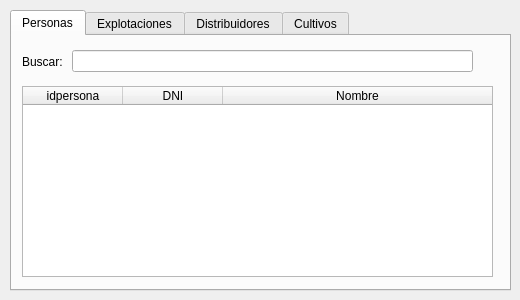
<?xml version="1.0" encoding="UTF-8"?>
<ui version="4.0">
 <class>Dialog</class>
 <widget class="QDialog" name="Dialog">
  <property name="geometry">
   <rect>
    <x>0</x>
    <y>0</y>
    <width>520</width>
    <height>300</height>
   </rect>
  </property>
  <property name="minimumSize">
   <size>
    <width>520</width>
    <height>300</height>
   </size>
  </property>
  <property name="maximumSize">
   <size>
    <width>520</width>
    <height>300</height>
   </size>
  </property>
  <property name="windowTitle">
   <string>Datos de Trabajo</string>
  </property>
  <widget class="QTabWidget" name="tab_main">
   <property name="geometry">
    <rect>
     <x>10</x>
     <y>10</y>
     <width>501</width>
     <height>281</height>
    </rect>
   </property>
   <property name="minimumSize">
    <size>
     <width>0</width>
     <height>0</height>
    </size>
   </property>
   <property name="currentIndex">
    <number>0</number>
   </property>
   <widget class="QWidget" name="tab">
    <attribute name="title">
     <string>Personas</string>
    </attribute>
    <widget class="QWidget" name="horizontalLayoutWidget_2">
     <property name="geometry">
      <rect>
       <x>10</x>
       <y>10</y>
       <width>451</width>
       <height>31</height>
      </rect>
     </property>
     <layout class="QHBoxLayout" name="horizontalLayout_2">
      <item>
       <widget class="QLabel" name="label">
        <property name="text">
         <string>Buscar: </string>
        </property>
       </widget>
      </item>
      <item>
       <widget class="QLineEdit" name="search_per"/>
      </item>
     </layout>
    </widget>
    <widget class="QTableWidget" name="table_per">
     <property name="geometry">
      <rect>
       <x>10</x>
       <y>50</y>
       <width>471</width>
       <height>191</height>
      </rect>
     </property>
     <property name="sizeAdjustPolicy">
      <enum>QAbstractScrollArea::AdjustToContentsOnFirstShow</enum>
     </property>
     <property name="editTriggers">
      <set>QAbstractItemView::NoEditTriggers</set>
     </property>
     <property name="selectionBehavior">
      <enum>QAbstractItemView::SelectRows</enum>
     </property>
     <attribute name="horizontalHeaderStretchLastSection">
      <bool>true</bool>
     </attribute>
     <attribute name="verticalHeaderStretchLastSection">
      <bool>true</bool>
     </attribute>
     <column>
      <property name="text">
       <string>idpersona</string>
      </property>
     </column>
     <column>
      <property name="text">
       <string>DNI</string>
      </property>
     </column>
     <column>
      <property name="text">
       <string>Nombre</string>
      </property>
     </column>
    </widget>
   </widget>
   <widget class="QWidget" name="tab_2">
    <attribute name="title">
     <string>Explotaciones</string>
    </attribute>
    <widget class="QTableWidget" name="table_exp">
     <property name="geometry">
      <rect>
       <x>10</x>
       <y>50</y>
       <width>471</width>
       <height>191</height>
      </rect>
     </property>
     <property name="sizeAdjustPolicy">
      <enum>QAbstractScrollArea::AdjustToContentsOnFirstShow</enum>
     </property>
     <property name="editTriggers">
      <set>QAbstractItemView::NoEditTriggers</set>
     </property>
     <property name="selectionBehavior">
      <enum>QAbstractItemView::SelectRows</enum>
     </property>
     <attribute name="horizontalHeaderStretchLastSection">
      <bool>true</bool>
     </attribute>
     <column>
      <property name="text">
       <string>ID</string>
      </property>
     </column>
     <column>
      <property name="text">
       <string>Nombre</string>
      </property>
     </column>
     <column>
      <property name="text">
       <string>Agricultores</string>
      </property>
     </column>
    </widget>
    <widget class="QWidget" name="horizontalLayoutWidget_5">
     <property name="geometry">
      <rect>
       <x>10</x>
       <y>10</y>
       <width>451</width>
       <height>31</height>
      </rect>
     </property>
     <layout class="QHBoxLayout" name="horizontalLayout_5">
      <item>
       <widget class="QLabel" name="label_3">
        <property name="text">
         <string>Buscar:</string>
        </property>
       </widget>
      </item>
      <item>
       <widget class="QLineEdit" name="search_exp"/>
      </item>
     </layout>
    </widget>
   </widget>
   <widget class="QWidget" name="tab_3">
    <attribute name="title">
     <string>Distribuidores</string>
    </attribute>
    <widget class="QWidget" name="horizontalLayoutWidget_3">
     <property name="geometry">
      <rect>
       <x>10</x>
       <y>10</y>
       <width>451</width>
       <height>31</height>
      </rect>
     </property>
     <layout class="QHBoxLayout" name="horizontalLayout_3">
      <item>
       <widget class="QLabel" name="label_2">
        <property name="text">
         <string>Buscar: </string>
        </property>
       </widget>
      </item>
      <item>
       <widget class="QLineEdit" name="search_dist"/>
      </item>
     </layout>
    </widget>
    <widget class="QTableWidget" name="table_dist">
     <property name="geometry">
      <rect>
       <x>10</x>
       <y>50</y>
       <width>471</width>
       <height>191</height>
      </rect>
     </property>
     <property name="editTriggers">
      <set>QAbstractItemView::NoEditTriggers</set>
     </property>
     <property name="selectionBehavior">
      <enum>QAbstractItemView::SelectRows</enum>
     </property>
     <attribute name="horizontalHeaderStretchLastSection">
      <bool>true</bool>
     </attribute>
     <column>
      <property name="text">
       <string>iddistribuidor</string>
      </property>
     </column>
     <column>
      <property name="text">
       <string>CIF</string>
      </property>
     </column>
     <column>
      <property name="text">
       <string>Nombre</string>
      </property>
     </column>
     <column>
      <property name="text">
       <string>Persona Contacto</string>
      </property>
     </column>
     <column>
      <property name="text">
       <string>Telefono</string>
      </property>
     </column>
     <column>
      <property name="text">
       <string>Email</string>
      </property>
     </column>
    </widget>
   </widget>
   <widget class="QWidget" name="tab_4">
    <attribute name="title">
     <string>Cultivos</string>
    </attribute>
    <widget class="QWidget" name="horizontalLayoutWidget_6">
     <property name="geometry">
      <rect>
       <x>10</x>
       <y>10</y>
       <width>451</width>
       <height>31</height>
      </rect>
     </property>
     <layout class="QHBoxLayout" name="horizontalLayout_6">
      <item>
       <widget class="QLabel" name="label_4">
        <property name="text">
         <string>Buscar:</string>
        </property>
       </widget>
      </item>
      <item>
       <widget class="QLineEdit" name="search_cult"/>
      </item>
     </layout>
    </widget>
    <widget class="QTableWidget" name="table_cult">
     <property name="geometry">
      <rect>
       <x>10</x>
       <y>50</y>
       <width>471</width>
       <height>191</height>
      </rect>
     </property>
     <property name="sizeAdjustPolicy">
      <enum>QAbstractScrollArea::AdjustToContentsOnFirstShow</enum>
     </property>
     <property name="editTriggers">
      <set>QAbstractItemView::NoEditTriggers</set>
     </property>
     <property name="selectionBehavior">
      <enum>QAbstractItemView::SelectRows</enum>
     </property>
     <attribute name="horizontalHeaderStretchLastSection">
      <bool>true</bool>
     </attribute>
     <column>
      <property name="text">
       <string>ID</string>
      </property>
     </column>
     <column>
      <property name="text">
       <string>Nombre</string>
      </property>
     </column>
    </widget>
   </widget>
  </widget>
 </widget>
 <resources/>
 <connections/>
</ui>
